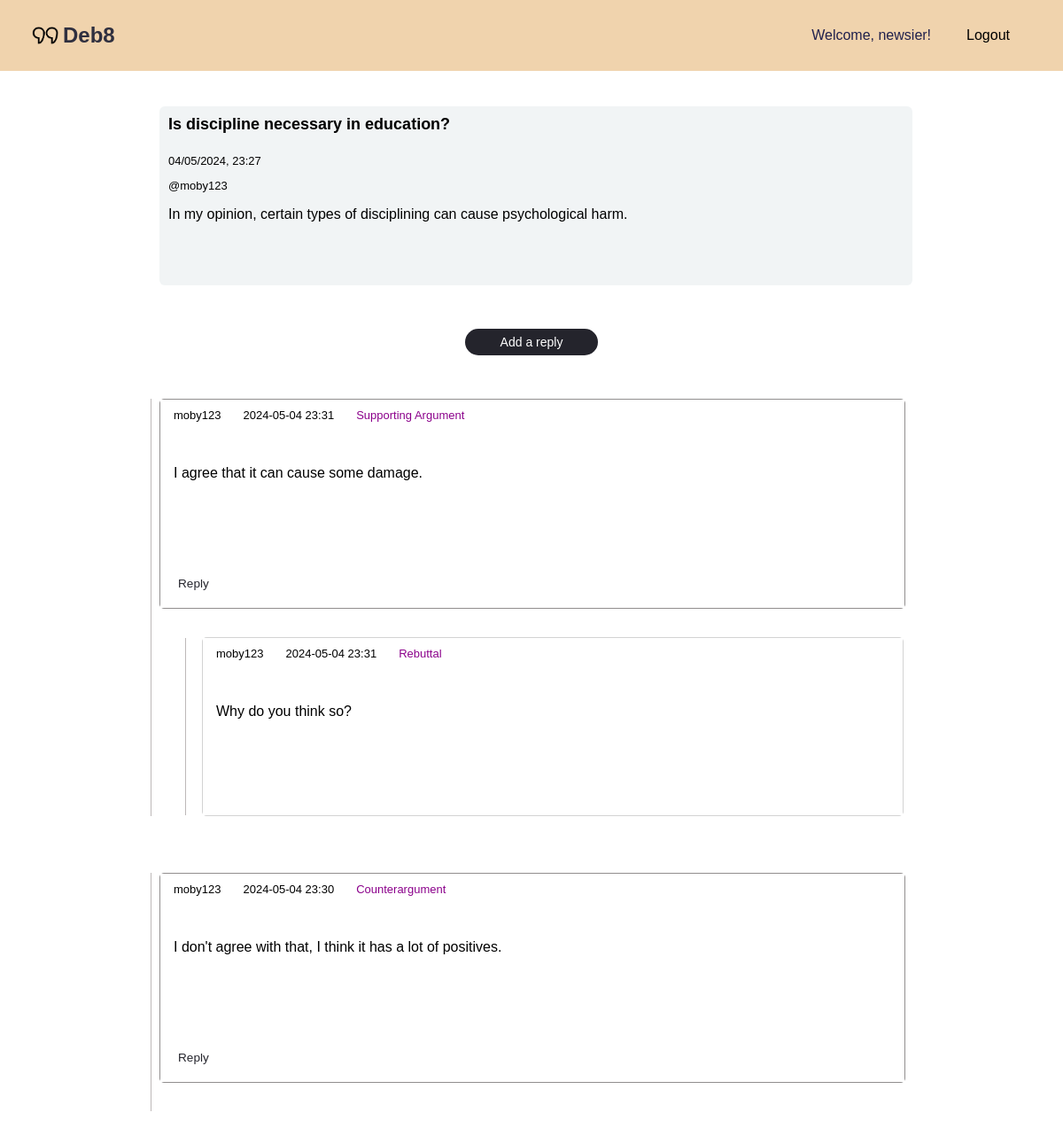
The app's page /claim/181 (signed in) with its own data.
### tables this page shows
CREATE TABLE claim (
    claimID INTEGER PRIMARY KEY AUTOINCREMENT,
    topic INTEGER NOT NULL REFERENCES topic(topicID) ON DELETE CASCADE ON UPDATE CASCADE,
    postingUser INTEGER REFERENCES user(userID) ON DELETE SET NULL ON UPDATE CASCADE,
    creationTime INTEGER NOT NULL DEFAULT (strftime('%m/%d/%Y %H:%M', 'now')),
    updateTime INTEGER NOT NULL DEFAULT (strftime('%m/%d/%Y %H:%M', 'now')),
    claimHeader VARCHAR(100),
    text TEXT NOT NULL
);

CREATE TABLE replyToClaim (
    replyToClaimID INTEGER NOT NULL PRIMARY KEY AUTOINCREMENT,
    reply INTEGER NOT NULL REFERENCES replyText (replyTextID) ON DELETE CASCADE ON UPDATE CASCADE,
    claim INTEGER NOT NULL REFERENCES claim (claimID) ON DELETE CASCADE ON UPDATE CASCADE,
    replyToClaimRelType INTEGER NOT NULL REFERENCES replyToClaimType(claimReplyTypeID) ON DELETE CASCADE ON UPDATE CASCADE
);

CREATE TABLE replyText (
    replyTextID INTEGER NOT NULL PRIMARY KEY AUTOINCREMENT,
    postingUser INTEGER REFERENCES user(userID) ON DELETE SET NULL ON UPDATE CASCADE,
    creationTime INTEGER NOT NULL,
    text TEXT NOT NULL
);

CREATE TABLE replyToReply (
    replyToReplyID INTEGER NOT NULL PRIMARY KEY AUTOINCREMENT,
    reply INTEGER NOT NULL REFERENCES replyText(replyTextID) ON DELETE CASCADE ON UPDATE CASCADE,
    parent INTEGER NOT NULL REFERENCES replyText(replyTextID) ON DELETE CASCADE ON UPDATE CASCADE,
    replyToReplyRelType INTEGER NOT NULL REFERENCES replyToReplyType(replyReplyTypeID) ON DELETE CASCADE ON UPDATE CASCADE
);

### app.py (the view)
@app.route('/claim/<int:claim_id>')
def view_claim(claim_id):
    try:
        with sqlite3.connect('debate.sqlite') as connection:
            cursor = connection.cursor()
            cursor.execute("""
                SELECT c.*, t.claimRelType
                FROM claim AS c
                LEFT JOIN claimToClaim AS cc ON c.claimID = cc.first OR c.claimID = cc.second
                LEFT JOIN claimToClaimType AS t ON cc.claimRelType = t.claimRelTypeID
                WHERE c.claimID = ?
            """, (claim_id,))
            claim_data = cursor.fetchone()
            if claim_data is None:
                return "Claim not found", 404
            claim = {
                'claimID': claim_data[0],
                'topic': claim_data[1],
                'postingUser': claim_data[2],
                'creationTime': claim_data[3],
                'updateTime': claim_data[4],
                'claimHeader': claim_data[5],
                'text': claim_data[6],
            }
            claim_type = map_claim_type(claim_data[7]) if claim_data[7] else "Unknown Type"
            cursor.execute("""
                SELECT r.replyToClaimID, r.reply, r.claim, r.replyToClaimRelType, t.text, t.postingUser, t.creationTime,
                       (SELECT COUNT(*) FROM replyToReply WHERE parent = r.reply) AS numReplies
                FROM replyToClaim AS r
                JOIN replyText AS t ON r.reply = t.replyTextID
                WHERE r.claim = ?
                ORDER BY t.creationTime DESC
            """, (claim_id,))
            replies = cursor.fetchall()
            replies_data = []
            for reply in replies:
                cursor.execute("""
                    SELECT rr.replyToReplyID, rr.parent, rr.replyToReplyRelType, rt.text, rt.postingUser, rt.creationTime
                    FROM replyToReply AS rr
                    JOIN replyText AS rt ON rr.reply = rt.replyTextID
                    WHERE rr.parent = ?
                    ORDER BY rt.creationTime DESC
                """, (reply[0],))
                sub_replies = cursor.fetchall()
                sub_replies_data = [
                    {
                    'replyToReplyID': sub_reply[0],
                    'parent': sub_reply[1],
                    'replyText': sub_reply[3],
                    'postingUser': sub_reply[4],
                    'creationTime': sub_reply[5],
                    'replyToReplyRelType': map_reply_to_reply_type(sub_reply[2])
                    }
                for sub_reply in sub_replies
                ]
                replies_data.append({
                    'replyToClaimID': reply[0],
                    'reply': reply[1],
                    'claim': reply[2],
                    'replyToClaimRelType': map_reply_type(str(reply[3])),
                    'replyText': reply[4],
                    'postingUser': reply[5],
                    'creationTime': reply[6],
                    'numReplies': reply[7],
                    'subReplies': sub_replies_data,
                })
            context = {
                'claim': claim,
                'claimType': claim_type,
                'replies': replies_data,
                'logged_in': session.get('logged_in', False),
                'username': session.get('username', None)
            }
            return render_template('claim.html', context=context)
    except Exception as e:
        return f"An error occurred: {e}"

### app.py (called while the page is built)
def map_reply_to_reply_type(reply_type_id):
    reply_to_reply_types = {
        '1': "Evidence",
        '2': "Support",
        '3': "Rebuttal"
    }
    reply_type_str = str(reply_type_id)
    return reply_to_reply_types.get(reply_type_str, "Unknown Type")

def map_reply_type(reply_type):
    types = {
        '1': "Clarification",
        '2': "Supporting Argument",
        '3': "Counterargument"
    }
    return types.get(reply_type, "Unknown Type")  # Providing a default for undefined types

### templates/claim.html (shortened to what this page needs)
{% extends "base.html" %}
{% block head %}
<link rel="stylesheet" type="text/css" href="{{url_for('static', filename='topic.css')}}">
{% endblock %}
{% block content %}
<div class="main-container">
    <div class="claim-main-cont">
        <div class="thesis">
            <div class="first-cont">
                <p id="header">{{context.claim.claimHeader}}</p>
                <p class="info" id="time">{{context.claim.creationTime}}</p>
            </div>
            <p class="info-user">@{{context.claim.postingUser}}</p>
            <div class="claim-info">
                <div class="text">
                    <p>{{context.claim.text}}</p>
                </div>
            </div>
        </div>
        <div class="plus-sign">
            <a id="plus-sign" class="add">Add a reply</a>
        </div>
        <div class="replies">
            {% for reply in context.replies %}
                <div class="one-reply">
                    <div class="reply-body" data-reply-id="{{ reply.replyToClaimID }}">
                        <div class="r-header">
                            <p class="reply-info-user">{{ reply.postingUser }}</p>
                            <p class="reply-info-time">{{ reply.creationTime }}</p>
                            <p class="reply-type-info" id="selectedReplyType">{{ reply.replyToClaimRelType }}</p>
                        </div>
                        <div class="r-body">
                            <p class="reply-text"> {{ reply.replyText }}</p>
                        </div>
                        <div class="reply-footer">
                            <a class="reply-btn" data-parent-id="{{ reply.replyToClaimID }}">Reply</a>
                        </div>
                    </div>
                    {% if reply.subReplies %}
                    <div class="nested-replies">
                        {% for subReply in reply.subReplies %}
                            <div class="nested-container">
                                <div class="r-header">
                                    <p class="reply-info-user">{{ subReply.postingUser }}</p>
                                    <p class="reply-info-time">{{ subReply.creationTime }}</p>
                                    <p class="reply-type-info">{{ subReply.replyToReplyRelType }}</p>
                                </div>
                                <div class="r-body">
                                    <p class="reply-text">{{ subReply.replyText }} </p>
                                </div>
                            </div>
                        {% endfor %}
                    </div>
                    {% endif %}
                </div>
            {% endfor %}
        </div>
    </div>
</div>
{% endblock %}

### static/base.css (style rules this page uses)
* { font-family: Arial; }
body { padding: 0; margin: 0; background-color: white; }
a { text-decoration: none; cursor: pointer; color: black; }

### static/topic.css (style rules this page uses)
.main-container { width: 100vw; min-height: 100vh; height: auto; display: flex; flex-direction: column; align-items: center; justify-content: flex-start; }
#header { color: black; font-size: 18px; font-weight: 600; margin-right: 7px; margin-top: 0; padding: 5px; }
#add, .add { display: flex; justify-content: center; align-items: center; height: 30px; width: 150px; color: white; background-color: #24242c; border-radius: 15px; font-size: 14px; }
.claim-info { display: flex; flex-direction: column; margin-left: 5px; align-items: flex-start; width: 90%; min-height: 100px; margin-left: 5px; }
.info { font-size: 13px; margin: 0 0 0 5px; }
.info-user { margin-left: 5px; margin-bottom: 0; font-size: 13px; }
.first-cont { display: flex; flex-direction: column; height: auto; min-width: 200px; justify-content: flex-start; align-items: flex-start; }
.claim-main-cont { display: flex; flex-direction: column; width: 70%; height: 100%; min-height: 600px; }
.thesis { display: flex; flex-direction: column; width: 100%; height: 30%; justify-content: flex-start; align-items: flex-start; border-radius: 6px; background-color: #f1f4f5;; padding: 5px; margin-top: 5vh; }
.replies { display: flex; flex-direction: column; width: 100%; height: auto; }
.plus-sign { display: flex; justify-content: center; align-items: center; width: 100%; height: 10vh; margin: 3vh 0; }
.reply-body { display: flex; flex-direction: column; height: 25%; width: 100%; border-radius: 5px; margin-bottom: 4vh; background-color: white; border: 1px solid #918e8e; }
.one-reply:before { content: ""; background-color: rgb(189, 184, 184); position: absolute; min-height: 100%; width: 1px; margin-left: -10px; }
.reply-body p { margin-left: 5px; padding: 10px; }
.reply-text { min-height: 100px; height: auto; }
.r-header { display: flex; width: 100%; justify-content: flex-start; align-items: center; height: auto; background-color: white; }
.r-body { display: flex; width: 100%; justify-content: flex-start; align-items: center; background-color: white; }
.reply-info-user { margin-left: 5px; font-size: 13px; margin-top: 0; }
.reply-info-time { font-size: 13px; margin-top: 0; margin-left: 5px; }
.reply-type-info { color: darkmagenta; font-size: 13px; margin-top: 0; margin-left: 20px; }
.reply-footer { display: flex; font-size: 0.85rem; justify-content: flex-start; align-items: center; background-color: white; }
.reply-btn { color: #24242c; width: 20%; padding: 0 0 20px 20px; }
.nested-replies { position: relative; }
.nested-container:before { content: ""; background-color: rgb(189, 184, 184); position: absolute; min-height: 100%; width: 1px; margin-left: -20px; }
.nested-container { position: relative; display: flex; margin-left: 3rem; margin-top: 2rem; height: auto; min-height: 00px; flex-direction: column; border-radius: 5px; background-color: #f1f4f5; border: 1px solid lightgrey; }
.nested-container p { padding: 10px; margin-left: 5px; }
.one-reply { position: relative; margin-bottom: 8vh; }

### records on screen
claim: claim.claimHeader "Is discipline necessary in education?", claim.creationTime "04/05/2024, 23:27", claim.postingUser "moby123", claim.text "In my opinion, certain types of disciplining can cause psychological harm."
replyToClaim: postingUser "moby123", creationTime "2024-05-04 23:31", replyToClaimRelType "Supporting Argument", replyText "I agree that it can cause some damage."
replyToReply: postingUser "moby123", creationTime "2024-05-04 23:31", replyToReplyRelType "Rebuttal", replyText "Why do you think so?"
replyToClaim: postingUser "moby123", creationTime "2024-05-04 23:30", replyToClaimRelType "Counterargument", replyText "I don't agree with that, I think it has a lot of positives."

### other values on screen
{{ context.username }} "newsier"
